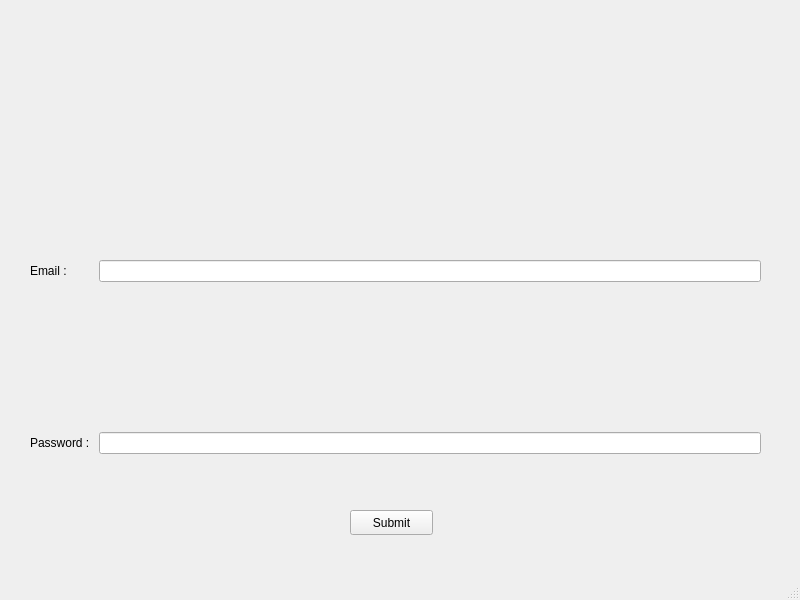
<?xml version="1.0" encoding="UTF-8"?>
<ui version="4.0">
 <class>MainWindow</class>
 <widget class="QMainWindow" name="MainWindow">
  <property name="geometry">
   <rect>
    <x>0</x>
    <y>0</y>
    <width>800</width>
    <height>600</height>
   </rect>
  </property>
  <property name="windowTitle">
   <string>MainWindow</string>
  </property>
  <widget class="QWidget" name="centralwidget">
   <widget class="QLabel" name="label">
    <property name="geometry">
     <rect>
      <x>160</x>
      <y>10</y>
      <width>441</width>
      <height>181</height>
     </rect>
    </property>
    <property name="text">
     <string/>
    </property>
    <property name="pixmap">
     <pixmap>../PIX/PayPal2.png</pixmap>
    </property>
   </widget>
   <widget class="QWidget" name="formLayoutWidget">
    <property name="geometry">
     <rect>
      <x>30</x>
      <y>210</y>
      <width>731</width>
      <height>281</height>
     </rect>
    </property>
    <layout class="QFormLayout" name="formLayout">
     <property name="verticalSpacing">
      <number>150</number>
     </property>
     <property name="topMargin">
      <number>50</number>
     </property>
     <item row="0" column="0">
      <widget class="QLabel" name="label_2">
       <property name="text">
        <string>Email : </string>
       </property>
      </widget>
     </item>
     <item row="1" column="0">
      <widget class="QLabel" name="label_3">
       <property name="text">
        <string>Password : </string>
       </property>
      </widget>
     </item>
     <item row="0" column="1">
      <widget class="QLineEdit" name="lineEdit"/>
     </item>
     <item row="1" column="1">
      <widget class="QLineEdit" name="lineEdit_2"/>
     </item>
    </layout>
   </widget>
   <widget class="QPushButton" name="pushButton">
    <property name="geometry">
     <rect>
      <x>350</x>
      <y>510</y>
      <width>83</width>
      <height>25</height>
     </rect>
    </property>
    <property name="text">
     <string>Submit</string>
    </property>
   </widget>
   <widget class="QLabel" name="label_4">
    <property name="geometry">
     <rect>
      <x>593</x>
      <y>506</y>
      <width>81</width>
      <height>51</height>
     </rect>
    </property>
    <property name="text">
     <string/>
    </property>
   </widget>
  </widget>
  <widget class="QMenuBar" name="menubar">
   <property name="geometry">
    <rect>
     <x>0</x>
     <y>0</y>
     <width>800</width>
     <height>22</height>
    </rect>
   </property>
  </widget>
  <widget class="QStatusBar" name="statusbar"/>
 </widget>
 <resources/>
 <connections/>
</ui>
